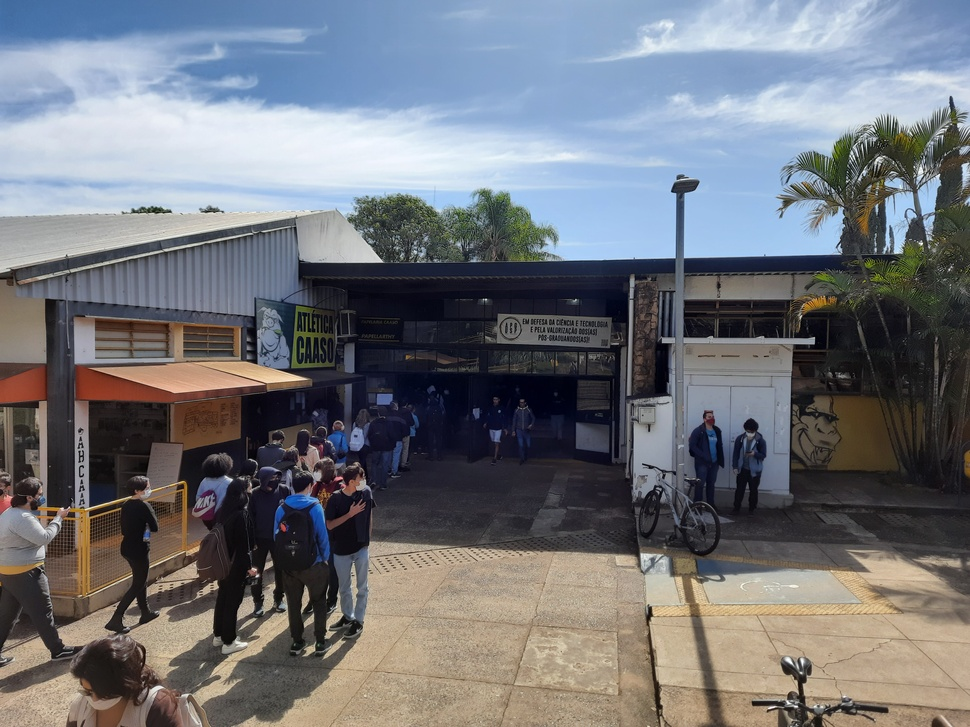
#> input picture imagens/bandeco1.jpg, 970 x 727 px, shrunk from 4624 x 3468 before the run
$ jupyter execute --allow-errors RelatorioParcial.ipynb
#> lines starting #> are read from the running program, lines starting #| are printed output that depends on the picture
Nesse relatório parcial vamos utilizar a biblioteca OpenCV (cv2) para fazer as transformações de cor e equalizações por histograma. No relatório final vamos tentar implementar nossa própria função para a equalização por histograma adaptativa com limite de contraste.

[cell 1]
import numpy as np
import imageio
import matplotlib.pyplot as plt
import cv2

Obtivemos as imagens de input de fotos de celular retiradas pelos próprios integrantes na USP-São Carlos. Faremos a discussão de uma dessas imagens *bandeco1.jpg*. A análise pode ser feita transformando a foto em preto e branco ou mudando o tipo de formato de cor para LAB e realizando os procedimentos apenas no canal de luminosidade, preservando os 2 canais de cores.

Vamos iniciar utilizando uma versão preto e branco da imagem

[cell 2]
image = cv2.imread("imagens/bandeco1.jpg")
#> image is the input picture: shape (727, 970, 3); mean B, G, R 122.4, 116.7, 114.4
gray = cv2.cvtColor(image, cv2.COLOR_BGR2GRAY)
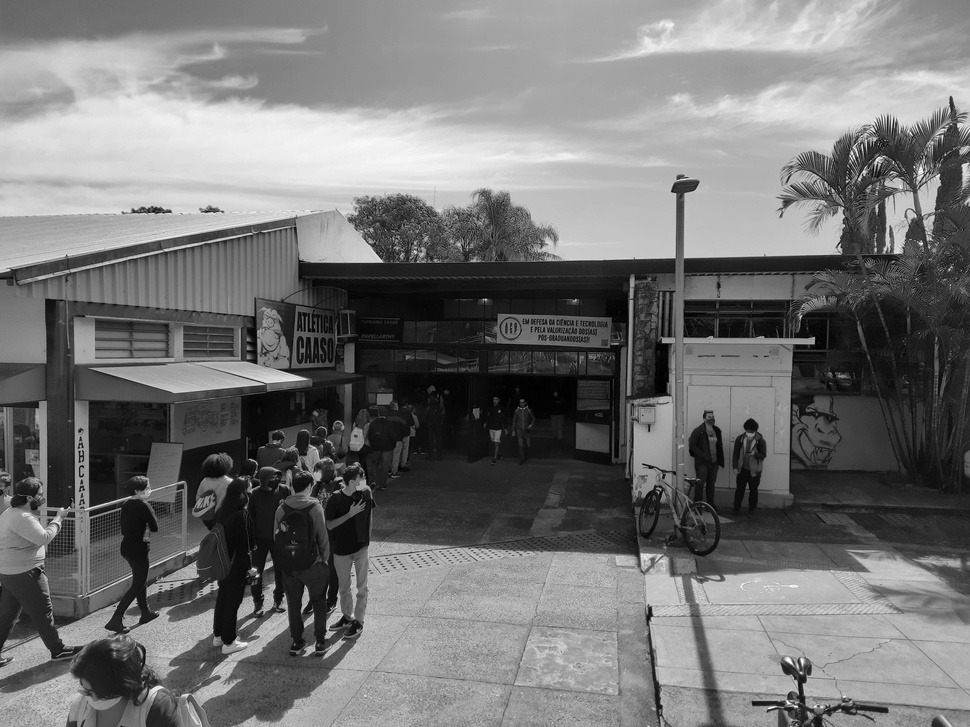
#> gray: shape (727, 970); min 0, max 254, mean 116.6
plt.figure(figsize=(9,12))
plt.imshow(gray, cmap='gray', vmin=0, vmax=255)

Pelo que pudemos observar o próprio celular já faz algum tipo de ajuste de iluminação e, mesmo nessa situação de muita luminosidade (hora do almoço), o histograma da imagem não fica deslocado para direita.

[cell 3]
hist = cv2.calcHist([gray], [0], None, [256], [0, 256])
#> hist = 256 values, max 7454 at index 167, min 0 at index 249, mean 2754.6
plt.plot(hist)
plt.xlim([0, 256])
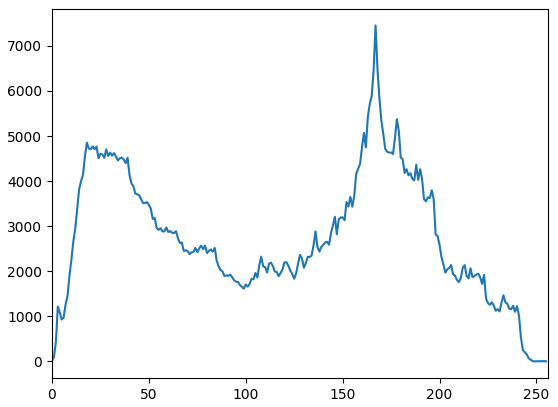
#> figure drawn by matplotlib, 1 panel; curve peaks at x = 167, y = 7454

Por isso, ao fazer a equalização por histograma normal (global) nota-se pouco ganho de detalhes nas áreas mais escuras

[cell 4]
HistGlobal = cv2.equalizeHist(gray)
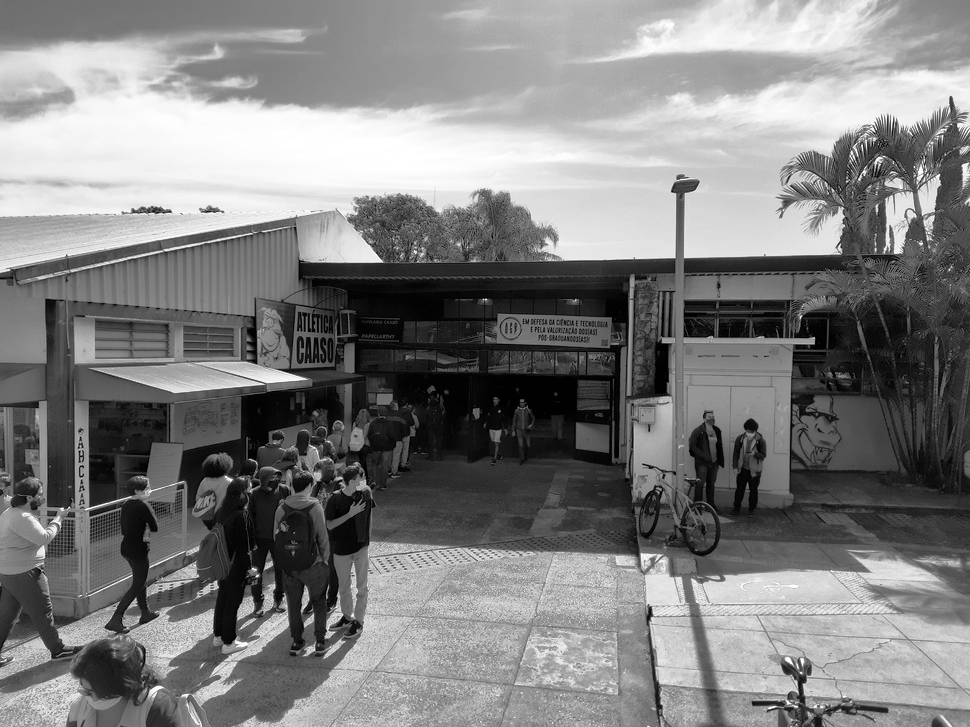
#> HistGlobal: shape (727, 970); min 0, max 255, mean 128.1
plt.figure(figsize=(9,12))
plt.imshow(HistGlobal, cmap='gray', vmin=0, vmax=255)

Ao utilizar a técnica de equalização por histograma adaptativa, espera-se obter mais detalhes da entrada do bandejão sem perder os detalhes da área mais clara.

Vamos utlizar a função CLAHE (contrast limited adaptative histogram equalization), mas sem o limite de contraste (colocamos um valor muito alto para clipLimit)

[cell 5]
clahe = cv2.createCLAHE(clipLimit = 1000)
AdapHistEqual = clahe.apply(gray)
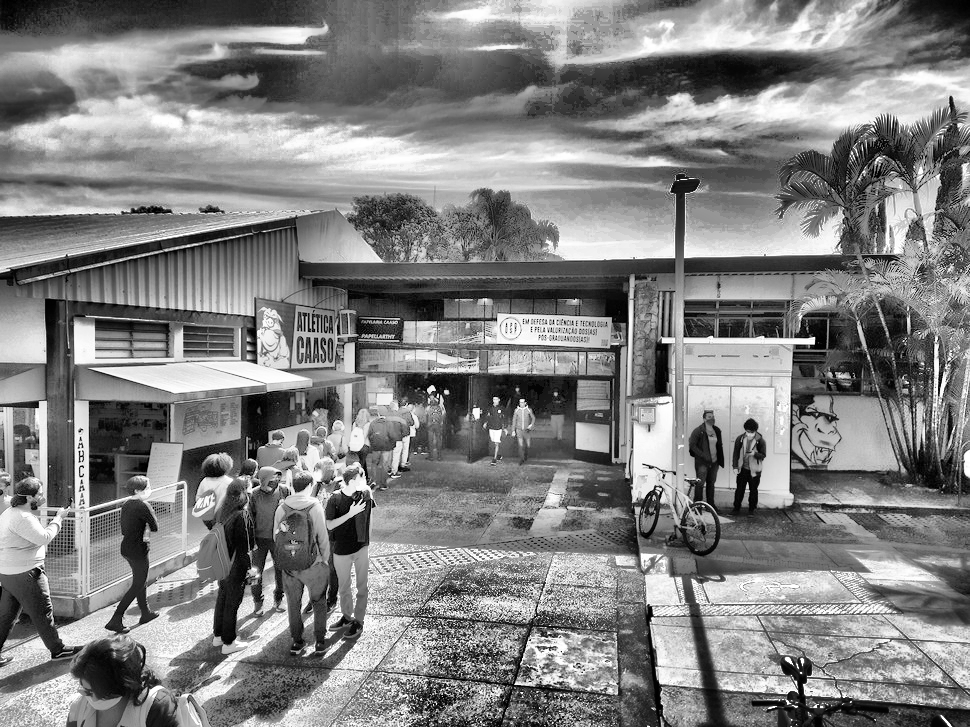
#> AdapHistEqual: shape (727, 970); min 0, max 255, mean 129.5
plt.figure(figsize=(9,12))
plt.imshow(AdapHistEqual, cmap='gray', vmin=0, vmax=255)

As áreas escuras ficaram mais visíveis, mas foram criados muitos artefatos. Apareceram borrões de iluminação nos alunos e no céu. E as texturas ficaram muito alteradas, como no piso da entrada que parece estar todo manchado e no céu que parece estar tempestuoso e a imagem foi tirada em uma tarde de sol.

Para minimizar os artefatos e esses efeitos deletérios vamos utilizar um limite de contraste (ex: clipLimit = 2)

[cell 6]
clahe = cv2.createCLAHE(clipLimit = 2)
CLAHE = clahe.apply(gray)
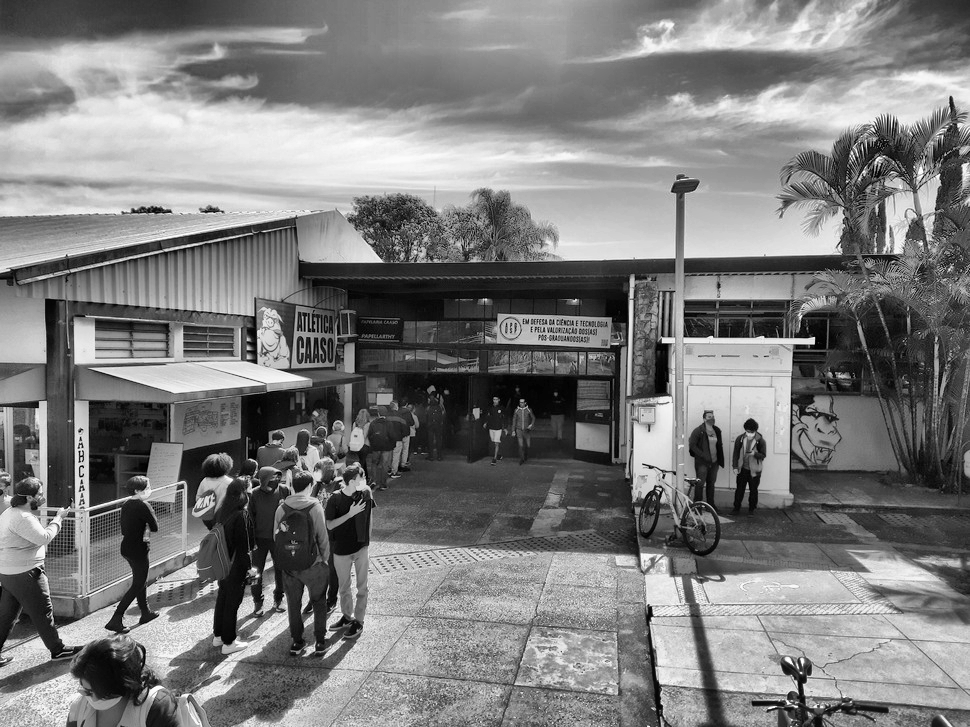
#> CLAHE: shape (727, 970); min 0, max 255, mean 125.3
plt.figure(figsize=(9,12))
plt.imshow(CLAHE, cmap='gray', vmin=0, vmax=255)

Agora podemos ter um pouco mais de contraste na região escura mas sem os artefatos que o adaptative histogram equalization cria.

Ainda podemos observar o aumento de contraste nas áreas mais claras como o céu e o chão. Se isso é útil ou não depende da intenção de quem tirou a foto. Se o objetivo é mostrar os alunos na fila, talvez aumentar o contraste das regiões mais claras não seja interessante.

Esse mesmo processo também pode ser feito com a imagem colorida. Mudamos o formato das cores para o LAB e fazemos o mesmo processo mas apenas com o canal de luminosidade.

[cell 7]
# Transformando o espaco de cor de BGR para LAB
lab = cv2.cvtColor(image, cv2.COLOR_BGR2LAB)
#> lab: shape (727, 970, 3); mean of channels 0, 1, 2 121.9, 129.3, 125

lab_planes = cv2.split(lab)

clahe = cv2.createCLAHE(clipLimit=2)

# Aplicamos o clahe apenas no canal de Luminosidade
#> (the rest of this cell did not finish here and is left out)

$ run again, with imagens/obras_peq.jpg copied over imagens/bandeco1.jpg
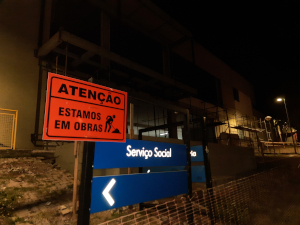
#> input picture imagens/obras_peq.jpg, 300 x 225 px
#> image is the input picture: shape (225, 300, 3); mean B, G, R 18, 27.4, 45.1
#> `gray = cv2.cvtColor(image, cv2.COLOR_BGR2GRAY)`:
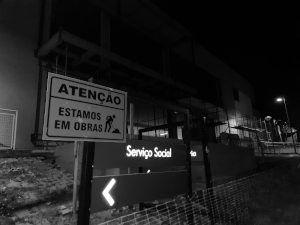
#> gray: shape (225, 300); min 0, max 255, mean 31.6
#> hist = 256 values, max 6518 at index 1, min 0 at index 229, mean 263.7
#> `CLAHE = clahe.apply(gray)`:
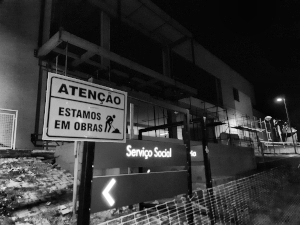
#> CLAHE: shape (225, 300); min 1, max 255, mean 54.6
#> lab: shape (225, 300, 3); mean of channels 0, 1, 2 33.8, 135.7, 136.9
